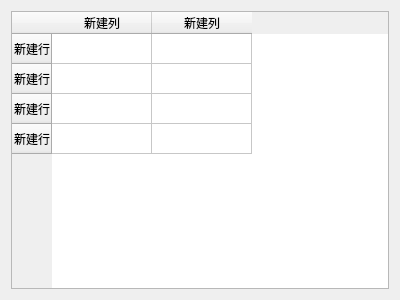
<?xml version="1.0" encoding="UTF-8"?>
<ui version="4.0">
 <class>CutSchoolInsert</class>
 <widget class="QWidget" name="CutSchoolInsert">
  <property name="geometry">
   <rect>
    <x>0</x>
    <y>0</y>
    <width>400</width>
    <height>300</height>
   </rect>
  </property>
  <property name="windowTitle">
   <string>Form</string>
  </property>
  <layout class="QVBoxLayout" name="verticalLayout">
   <item>
    <widget class="QTableWidget" name="tableWidget">
     <row>
      <property name="text">
       <string>新建行</string>
      </property>
     </row>
     <row>
      <property name="text">
       <string>新建行</string>
      </property>
     </row>
     <row>
      <property name="text">
       <string>新建行</string>
      </property>
     </row>
     <row>
      <property name="text">
       <string>新建行</string>
      </property>
     </row>
     <column>
      <property name="text">
       <string>新建列</string>
      </property>
     </column>
     <column>
      <property name="text">
       <string>新建列</string>
      </property>
     </column>
    </widget>
   </item>
  </layout>
 </widget>
 <resources/>
 <connections/>
</ui>
